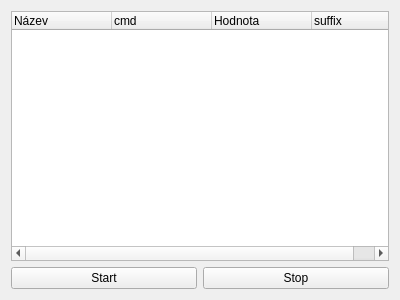
<?xml version="1.0" encoding="UTF-8"?>
<ui version="4.0">
 <class>widgetZdroj</class>
 <widget class="QWidget" name="widgetZdroj">
  <property name="geometry">
   <rect>
    <x>0</x>
    <y>0</y>
    <width>400</width>
    <height>300</height>
   </rect>
  </property>
  <property name="windowTitle">
   <string>Zdroj</string>
  </property>
  <layout class="QVBoxLayout" name="verticalLayout">
   <item>
    <widget class="QTreeWidget" name="treeWidget">
     <property name="columnCount">
      <number>4</number>
     </property>
     <column>
      <property name="text">
       <string>Název</string>
      </property>
     </column>
     <column>
      <property name="text">
       <string>cmd</string>
      </property>
     </column>
     <column>
      <property name="text">
       <string>Hodnota</string>
      </property>
     </column>
     <column>
      <property name="text">
       <string>suffix</string>
      </property>
     </column>
    </widget>
   </item>
   <item>
    <layout class="QHBoxLayout" name="horizontalLayout">
     <item>
      <widget class="QPushButton" name="butStart">
       <property name="text">
        <string>Start</string>
       </property>
      </widget>
     </item>
     <item>
      <widget class="QPushButton" name="butStop">
       <property name="text">
        <string>Stop</string>
       </property>
      </widget>
     </item>
    </layout>
   </item>
  </layout>
 </widget>
 <resources/>
 <connections/>
</ui>
